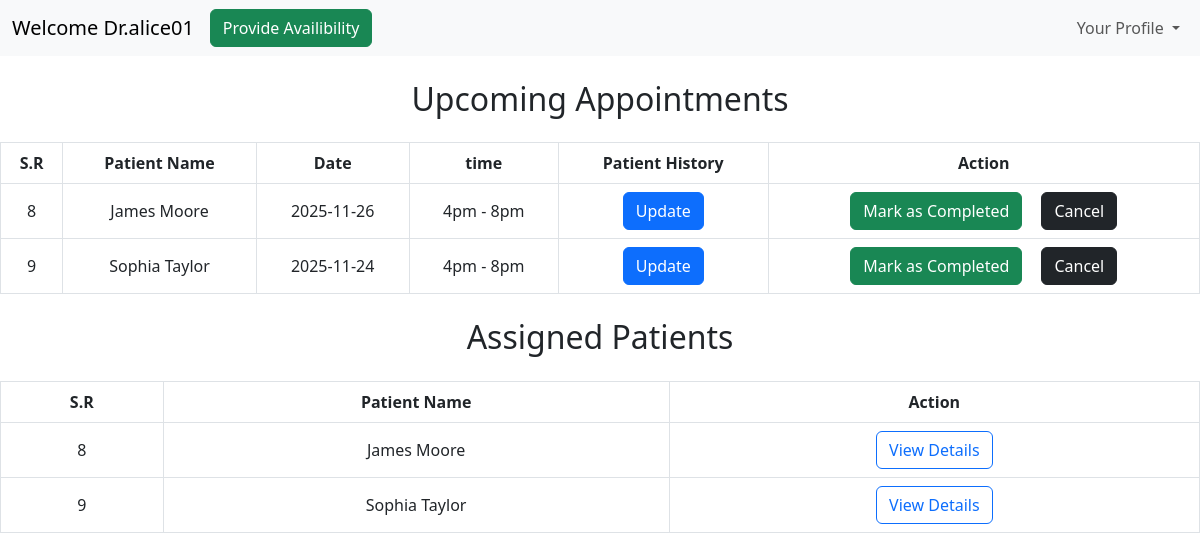
/dashboard/doctor (signed in), run on the app's committed database.
### models/models.py (models this page shows)
class User(db.Model):
    id=db.Column(db.Integer(),primary_key=True)
    fullname = db.Column(db.String(50),nullable = False)
    username = db.Column(db.String(50),unique = True,nullable = False)
    password = db.Column(db.String(),nullable= False)
    role = db.Column(db.String(10),nullable=False)
    status=db.Column(db.Integer(),nullable=False,default=0)
    created_at=db.Column(db.DateTime(),default=datetime.datetime.utcnow)
    updated_at=db.Column(db.DateTime(),default=datetime.datetime.utcnow,onupdate=datetime.datetime.utcnow)

class Appointments(db.Model):
    id = db.Column(db.Integer, primary_key=True)
    patient = db.Column(db.String(50), nullable=False)
    doctor = db.Column(db.String(50), nullable=False)
    date = db.Column(db.String(10), nullable=False)
    timeslot = db.Column(db.String(20), nullable=False)
    status = db.Column(db.String(15), nullable=False)

### controllers/doctorDashboard.py (the view)
@thedoctorDashboard.route("/dashboard/doctor", methods=['GET','POST'])
def doctorDashboard():
    if('user' in session and session['role']=="doctor"):
        user=session['user']
        allapointments= Appointments.query.filter_by(doctor=user).all()
        print("All Appointments for Doctor:", allapointments)
        appointment=[]
        innerdetails={}
        for x in allapointments:
            getpatientdetails=User.query.filter_by(username=x.patient).first()
            if(x.status=="booked"):
                innerdetails={
                    "id": x.id,
                    "fullname": getpatientdetails.fullname,
                    "date": x.date,
                    "timeslot": x.timeslot,
                    "status": x.status,
                    "username": getpatientdetails.username
                }
            if not innerdetails:
                continue
            appointment.append(innerdetails)
        print(appointment)
        assignedpatients=Appointments.query.filter_by(doctor=user, status="booked").all()
        finalassignedpatients=[]
        innerpatientdetails={}
        print("Assigned Patients:", assignedpatients)
        for y in assignedpatients:
            getassignedpatientdetails=User.query.filter_by(username=y.patient).first()
            innerpatientdetails={
                "id": y.id,
                "fullname": getassignedpatientdetails.fullname,
                "username": getassignedpatientdetails.username,
            }
            finalassignedpatients.append(innerpatientdetails)
            print(y.patient)
        return render_template("doctorDashboard.html",user=user, appointment=appointment,finalassignedpatients=finalassignedpatients)
    else:
        return redirect("/login")

### templates/doctorDashboard.html (shortened to what this page needs)
<!DOCTYPE html>
<html lang="en">
<head>
     <link href="https://cdn.jsdelivr.net/npm/bootstrap@5.3.0-alpha1/dist/css/bootstrap.min.css" rel="stylesheet">
</head>
<body>
<nav class="navbar navbar-expand-lg bg-body-tertiary">
  <div class="container-fluid">
    <a class="navbar-brand" href="#">Welcome Dr.{{user}}</a>
    <div class="collapse navbar-collapse justify-content-end" id="navbarSupportedContent">
        <ul class="navbar-nav me-auto mb-2 mb-lg-0">
        <li class="nav-item">
          <a class="btn btn-success" href="/doctor/slots">Provide Availibility </a>
        </li>
        </ul>
        <ul class="navbar-nav">
          <li class="nav-item dropdown">
            <a class="nav-link dropdown-toggle" href="#" role="button" data-bs-toggle="dropdown" aria-expanded="false">
              Your Profile
            </a>
          </li>
        </ul>
    </div>
  </div>
</nav>
<h2 class="text-center my-4">Upcoming Appointments</h2>
<table class="table  table-bordered text-center align-middle table-hover ">
  <thead class="thead-dark">
    <tr>
      <th scope="col">S.R</th>
      <th scope="col">Patient Name</th>
      <th scope="col">Date</th>
      <th scope="col">time</th>
      <th scope="col">Patient History</th>
      <th scope="col">Action</th>
    </tr>
  </thead>
  <tbody>
    {% for ap in appointment %}
    <tr>
    <td>{{ap.id}}</td>
    <td>{{ap.fullname}}</td>
    <td>{{ap.date}}</td>
    <td>{{ap.timeslot}}</td>
    <td><a class="btn btn-primary" href="/dashboard/doctor/patient-history/{{ap.username}}/{{ap.id}}">Update</a></td>
      <td><div><a class="btn btn-success" href="/dashboard/patient/action-on-appointment/{{ap.id}}/completed" >Mark as Completed</a>
    <a class="btn btn-dark" style="margin-left: 15px;" href="/dashboard/patient/action-on-appointment/{{ap.id}}/cancelled">Cancel</a></div></td>
    </tr>
    {%endfor%}
    </tbody>
</table>
<h2 class="text-center my-4">Assigned Patients</h2>
<table class="table  table-bordered text-center align-middle table-hover ">
  <thead class="thead-dark">
    <tr>
      <th scope="col">S.R</th>
      <th scope="col">Patient Name</th>
      <th scope="col">Action</th>
    </tr>
  </thead>
  <tbody>
    {% for x in finalassignedpatients %}
   <tr>
    <td>{{x.id}}</td>
    <td>{{x.fullname}}</td>
    <td><a class="btn btn-outline-primary" href="/dashboard/patient-history/{{x.username}}">View Details</a></td>
    </tr>
    {%endfor%}
  </tbody>
</table>
</body>
</html>

### data on the page
User: fullname "James Moore", id "8", fullname "James Moore"
Appointments: date "2025-11-26", timeslot "4pm - 8pm"
User: fullname "Sophia Taylor", id "9", fullname "Sophia Taylor"
Appointments: date "2025-11-24", timeslot "4pm - 8pm"

### other printed values
{{ user }} "alice01"
{{ ap.id }} "8" "9"
